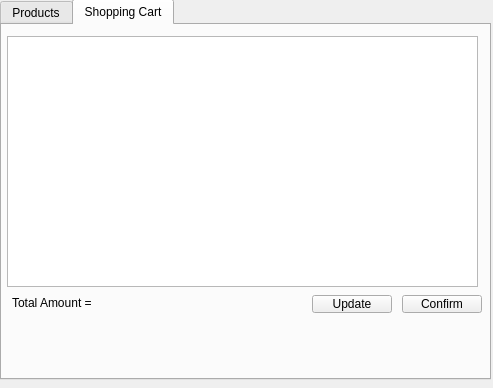
<?xml version="1.0" encoding="UTF-8"?>
<ui version="4.0">
 <class>UserWindow</class>
 <widget class="QDialog" name="UserWindow">
  <property name="geometry">
   <rect>
    <x>0</x>
    <y>0</y>
    <width>493</width>
    <height>388</height>
   </rect>
  </property>
  <property name="windowTitle">
   <string>Dialog</string>
  </property>
  <widget class="QTabWidget" name="ProductsList">
   <property name="geometry">
    <rect>
     <x>0</x>
     <y>-1</y>
     <width>491</width>
     <height>381</height>
    </rect>
   </property>
   <property name="currentIndex">
    <number>1</number>
   </property>
   <widget class="QWidget" name="tab">
    <attribute name="title">
     <string>Products</string>
    </attribute>
    <widget class="QLineEdit" name="lineEdit">
     <property name="geometry">
      <rect>
       <x>10</x>
       <y>20</y>
       <width>61</width>
       <height>20</height>
      </rect>
     </property>
    </widget>
    <widget class="QLabel" name="label">
     <property name="geometry">
      <rect>
       <x>10</x>
       <y>0</y>
       <width>71</width>
       <height>16</height>
      </rect>
     </property>
     <property name="text">
      <string>Product Name</string>
     </property>
    </widget>
    <widget class="QLineEdit" name="lineEdit_2">
     <property name="geometry">
      <rect>
       <x>130</x>
       <y>20</y>
       <width>51</width>
       <height>20</height>
      </rect>
     </property>
    </widget>
    <widget class="QLabel" name="label_2">
     <property name="geometry">
      <rect>
       <x>130</x>
       <y>0</y>
       <width>37</width>
       <height>12</height>
      </rect>
     </property>
     <property name="text">
      <string>Category</string>
     </property>
    </widget>
    <widget class="QPushButton" name="pushButton">
     <property name="geometry">
      <rect>
       <x>420</x>
       <y>20</y>
       <width>61</width>
       <height>20</height>
      </rect>
     </property>
     <property name="text">
      <string>Apply Filter</string>
     </property>
    </widget>
    <widget class="QTableView" name="tableView">
     <property name="geometry">
      <rect>
       <x>10</x>
       <y>50</y>
       <width>471</width>
       <height>201</height>
      </rect>
     </property>
    </widget>
    <widget class="QPushButton" name="pushButton_2">
     <property name="geometry">
      <rect>
       <x>400</x>
       <y>260</y>
       <width>80</width>
       <height>18</height>
      </rect>
     </property>
     <property name="text">
      <string>Add To Cart</string>
     </property>
    </widget>
    <widget class="QLineEdit" name="lineEditbrand">
     <property name="geometry">
      <rect>
       <x>300</x>
       <y>20</y>
       <width>61</width>
       <height>20</height>
      </rect>
     </property>
    </widget>
    <widget class="QCheckBox" name="checkBoxDiscount">
     <property name="geometry">
      <rect>
       <x>220</x>
       <y>20</y>
       <width>58</width>
       <height>18</height>
      </rect>
     </property>
     <property name="text">
      <string>Discount</string>
     </property>
    </widget>
    <widget class="QLabel" name="labelbrand">
     <property name="geometry">
      <rect>
       <x>300</x>
       <y>0</y>
       <width>37</width>
       <height>12</height>
      </rect>
     </property>
     <property name="text">
      <string>brand</string>
     </property>
    </widget>
   </widget>
   <widget class="QWidget" name="tab_3">
    <attribute name="title">
     <string>Shopping Cart</string>
    </attribute>
    <widget class="QTableView" name="tableView_2">
     <property name="geometry">
      <rect>
       <x>5</x>
       <y>11</y>
       <width>471</width>
       <height>251</height>
      </rect>
     </property>
    </widget>
    <widget class="QPushButton" name="pushButton_3">
     <property name="geometry">
      <rect>
       <x>400</x>
       <y>270</y>
       <width>80</width>
       <height>18</height>
      </rect>
     </property>
     <property name="text">
      <string>Confirm</string>
     </property>
    </widget>
    <widget class="QPushButton" name="pushButton_4">
     <property name="geometry">
      <rect>
       <x>310</x>
       <y>270</y>
       <width>80</width>
       <height>18</height>
      </rect>
     </property>
     <property name="text">
      <string>Update</string>
     </property>
    </widget>
    <widget class="QLabel" name="label_3">
     <property name="geometry">
      <rect>
       <x>10</x>
       <y>270</y>
       <width>141</width>
       <height>16</height>
      </rect>
     </property>
     <property name="text">
      <string>&lt;html&gt;&lt;head/&gt;&lt;body&gt;&lt;p&gt;Total Amount = &lt;/p&gt;&lt;/body&gt;&lt;/html&gt;</string>
     </property>
    </widget>
   </widget>
  </widget>
 </widget>
 <resources/>
 <connections/>
</ui>
